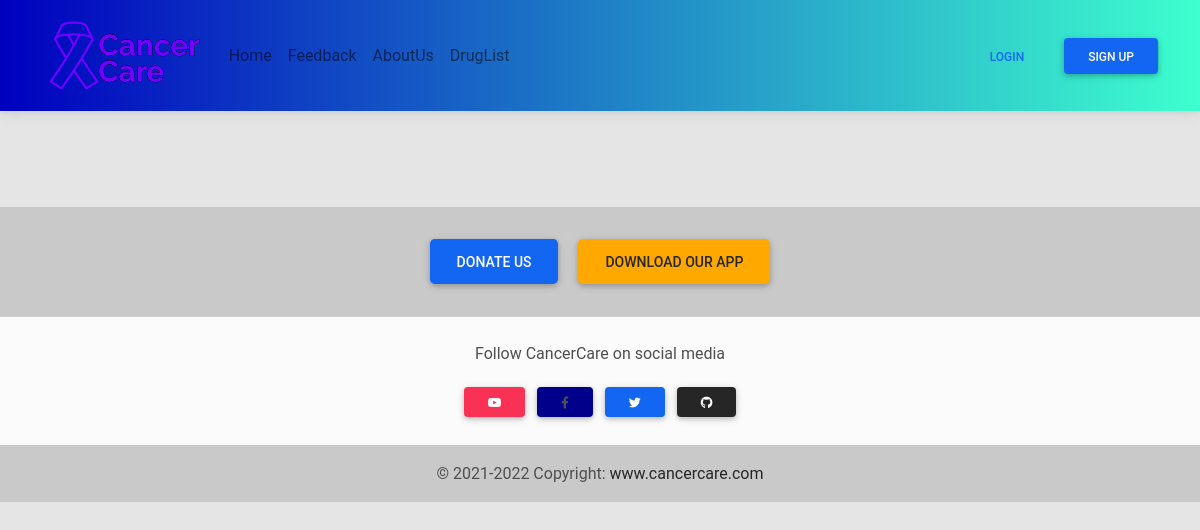
Before: /compounders/ with the older database file.
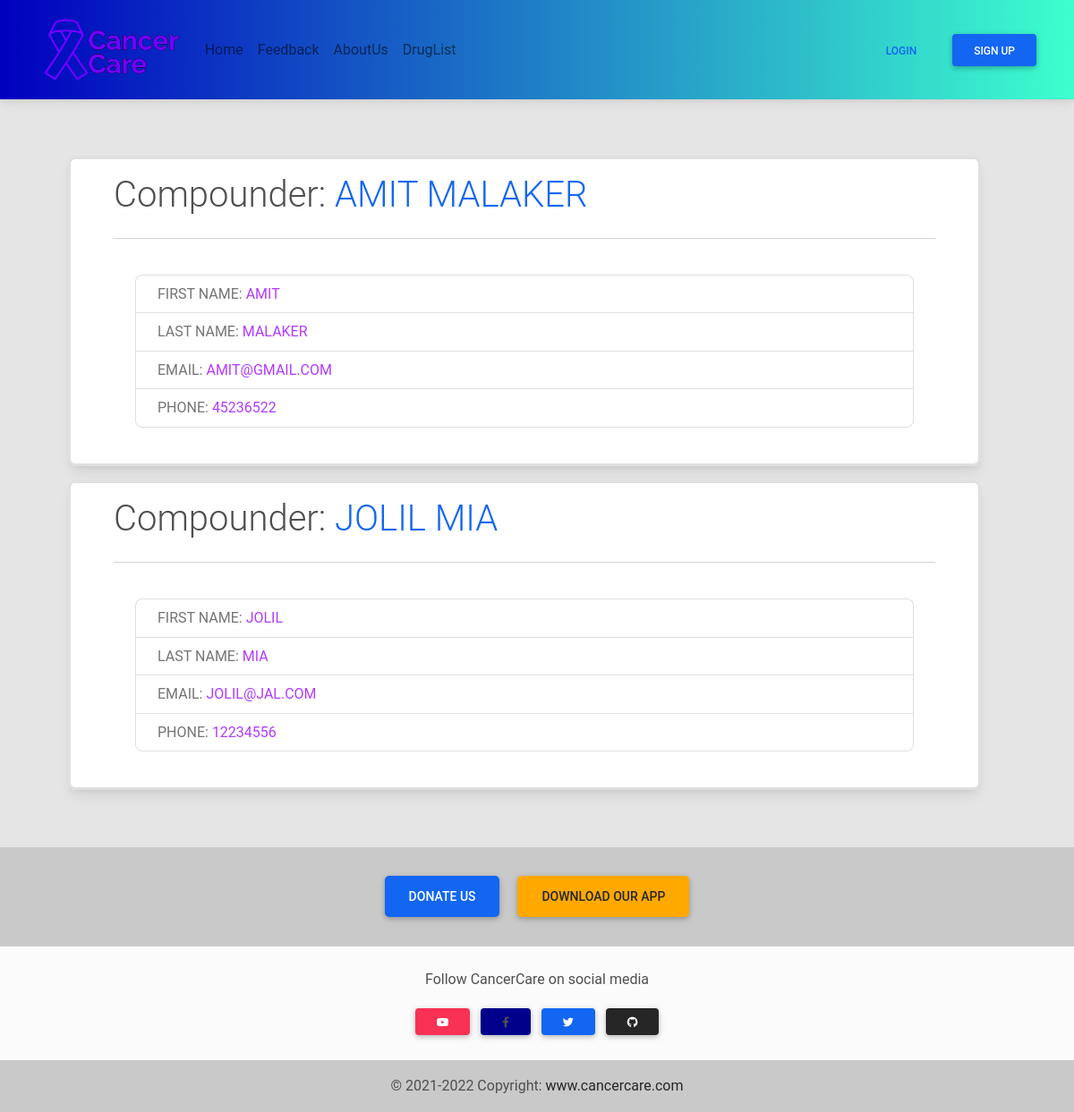
After: the same page with the newer database file.
### auths/models.py (models this page shows, shortened)
class UserProfile(models.Model):
    user = models.ForeignKey(settings.AUTH_USER_MODEL, on_delete=models.CASCADE)
    role = models.CharField(max_length=200)
    phone = models.CharField(max_length=200)

### mainfeatures/views.py (the view)
# urls.py: path('compounders/', compounder, name='compounders'),
def compounder(request):
    compounders = UserProfile.objects.filter(role='compounder')
    return render(request, 'mainfeatures/compounders.html', {'compounders':compounders})

### mainfeatures/templates/mainfeatures/compounders.html (shortened to what this page needs)
{% extends 'mainfeatures/base.html' %}
{% block body %}
<div class="container my-5 mx-3">
    <div class="row d-flex justify-content-center allow-items-center">
        <div class="col-md-12 col-sm-12">
            {% for compounder in compounders %}
            <div class="card border border-3 my-3 py-3 mx-5 px-5 wow fadeInUp">
                <div class="card-title display-6">
                    Compounder: <span class="text-uppercase text-primary">{{compounder.user.first_name}} {{compounder.user.last_name}}</span>
                </div>
                <hr />
                <div class="card-body">
                    <ul class="list-group">
                        <li class="list-group-item text-secondary text-uppercase"><span class="text-muted">First Name:</span> {{compounder.user.first_name}}</li>
                        <li class="list-group-item text-secondary text-uppercase"><span class="text-muted">Last Name:</span> {{compounder.user.last_name}}</li>
                        <li class="list-group-item text-secondary text-uppercase"><span class="text-muted">Email:</span> {{compounder.user.email}}</li>
                        <li class="list-group-item text-secondary text-uppercase"><span class="text-muted">Phone:</span> {{compounder.phone}}</li>
                    </ul>
                </div>
            </div>
            {% endfor %}
        </div>
    </div>
</div>
{% endblock body %}

Changed rows visible on the page:
added UserProfile: user.first_name "AMIT", user.last_name "MALAKER", user.email "AMIT@GMAIL.COM", phone "45236522"
added UserProfile: user.first_name "JOLIL", user.last_name "MIA", user.email "JOLIL@JAL.COM", phone "12234556"
